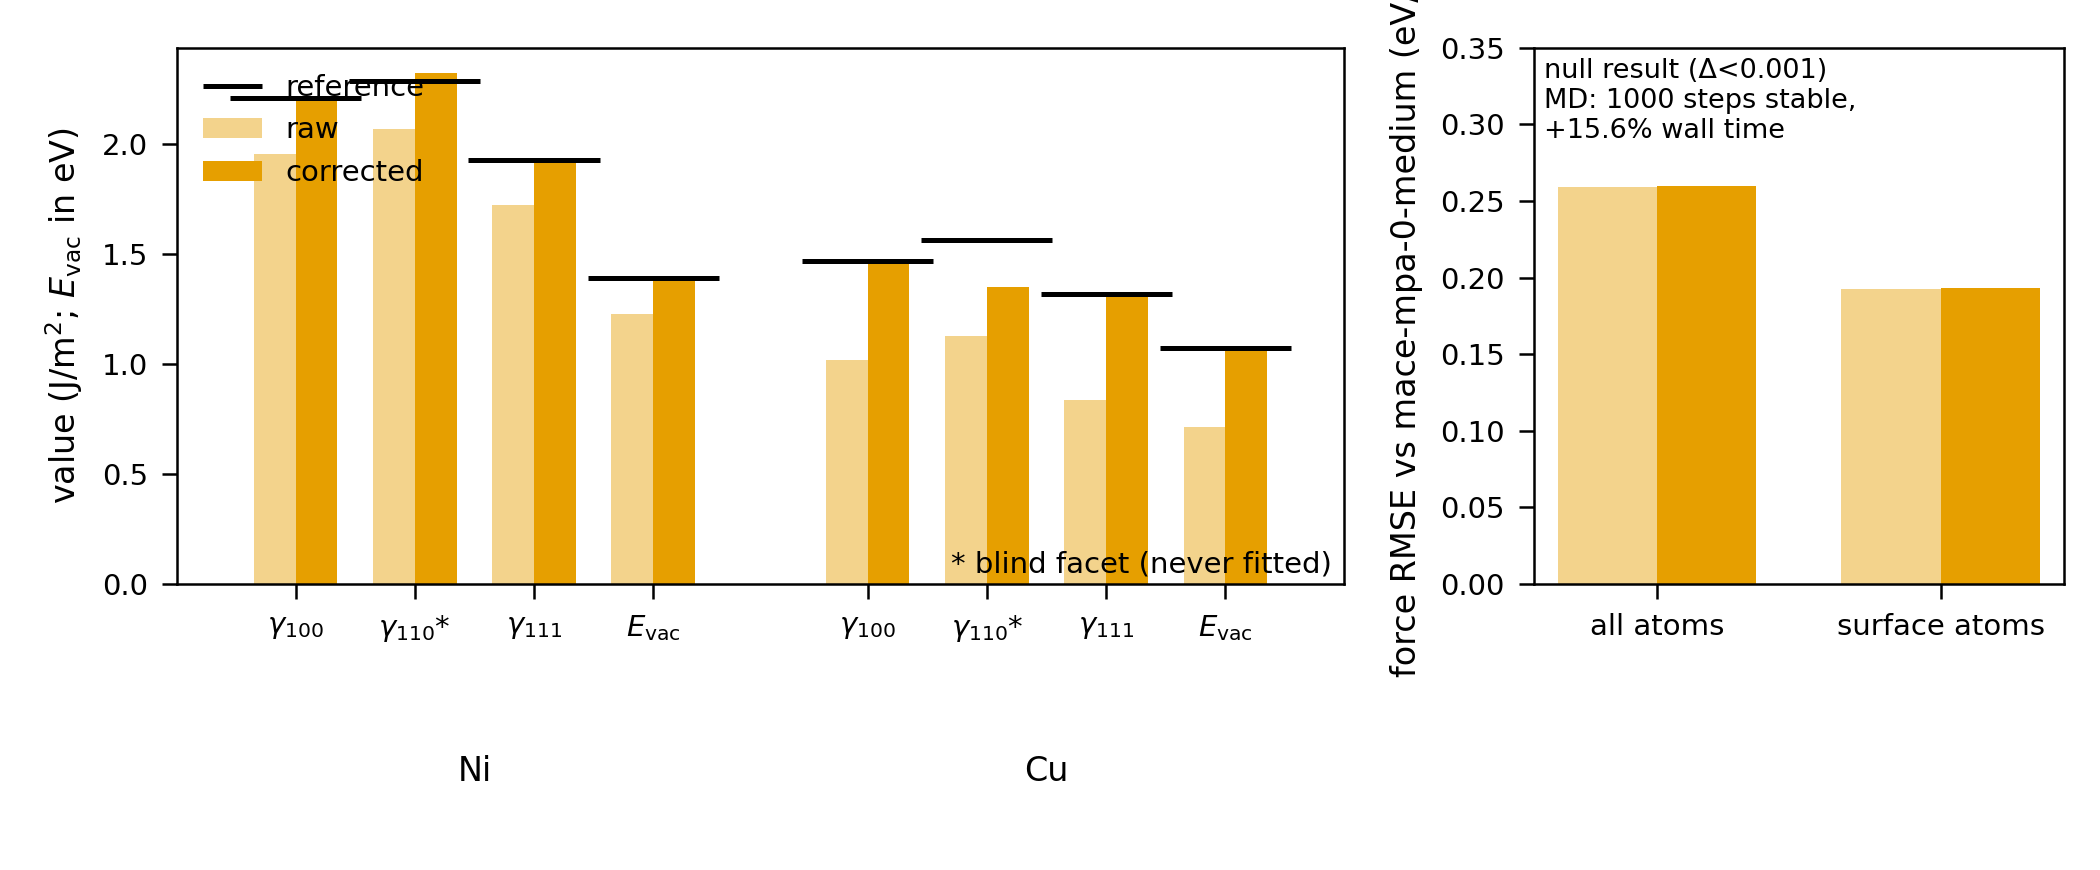

Here is the Python script that generated this plot:
"""Fig 5 — run-time correction experiment, per fig5_SPEC.md.

Panel (a): static corrections for (CHGNet, Ni) and (CHGNet, Cu): raw vs
field-corrected vs reference per property (gamma_110 marked BLIND).
Panel (b): force RMSE vs the MPA-0 proxy, raw vs corrected, surface/all
atoms, with MD sanity annotated. All numbers recomputed from
data/y_matrix_runs/envfield_experiment/report.json; input hash recorded.
"""

from __future__ import annotations

import hashlib
import json
import pathlib

import matplotlib.pyplot as plt
import numpy as np

import common  # figure-pipeline shared style (palette, savefig, manifest)

HERE = pathlib.Path(__file__).resolve().parent
REPORT = HERE.parents[2] / "data" / "y_matrix_runs" / "envfield_experiment" / "report.json"


def main() -> None:
    common.apply_style()
    raw_bytes = REPORT.read_bytes()
    report = json.loads(raw_bytes)
    sha = hashlib.sha256(raw_bytes).hexdigest()

    fig, (ax_a, ax_b) = plt.subplots(
        1, 2, figsize=(7.0, 2.9), gridspec_kw={"width_ratios": [2.2, 1.0]}
    )

    # ---- panel (a): statics -------------------------------------------
    props = ["gamma_100", "gamma_110", "gamma_111", "E_vac"]
    labels = [r"$\gamma_{100}$", r"$\gamma_{110}$*", r"$\gamma_{111}$", r"$E_{\rm vac}$"]
    color = common.MODEL_COLORS["chgnet"]
    n_p = len(props)
    width = 0.35
    for m_idx, mat in enumerate(("Ni", "Cu")):
        block = report["materials"][mat]["properties"]
        xs = np.arange(n_p) + m_idx * (n_p + 0.8)
        raw = [block[p]["raw"] for p in props]
        cor = [block[p]["corrected"] for p in props]
        ref = [block[p]["reference"] for p in props]
        ax_a.bar(xs - width / 2, raw, width, color=color, alpha=0.45,
                 label="raw" if m_idx == 0 else None)
        ax_a.bar(xs + width / 2, cor, width, color=color,
                 label="corrected" if m_idx == 0 else None)
        for x, r in zip(xs, ref):
            ax_a.hlines(r, x - 0.55, x + 0.55, color="black", lw=1.2,
                        label="reference" if m_idx == 0 and x == xs[0] else None)
        ax_a.text(xs.mean(), -0.32, mat, ha="center", va="top",
                  transform=ax_a.get_xaxis_transform(), fontsize=8)
    ax_a.set_xticks(
        np.concatenate([np.arange(n_p), np.arange(n_p) + n_p + 0.8])
    )
    ax_a.set_xticklabels(labels + labels, fontsize=7)
    ax_a.set_ylabel(r"value (J/m$^2$; $E_{\rm vac}$ in eV)", fontsize=8)
    ax_a.legend(fontsize=7, frameon=False, loc="upper left")
    ax_a.text(0.99, 0.02, "* blind facet (never fitted)", ha="right",
              transform=ax_a.transAxes, fontsize=7)

    # ---- panel (b): forces + MD sanity ---------------------------------
    f = report["forces_vs_proxy"]
    groups = ["all atoms", "surface atoms"]
    raw_v = [f["rmse_all_raw"], f["rmse_surface_raw"]]
    cor_v = [f["rmse_all_corrected"], f["rmse_surface_corrected"]]
    xs = np.arange(2)
    ax_b.bar(xs - width / 2, raw_v, width, color=color, alpha=0.45, label="raw")
    ax_b.bar(xs + width / 2, cor_v, width, color=color, label="corrected")
    ax_b.set_xticks(xs)
    ax_b.set_xticklabels(groups, fontsize=7)
    ax_b.set_ylabel(f"force RMSE vs {f['proxy']} (eV/Å)", fontsize=8)
    ax_b.set_ylim(0, max(raw_v) * 1.35)
    md = report["md"]
    ax_b.text(
        0.02, 0.98,
        f"null result (Δ<0.001)\nMD: {md['steps']} steps stable,\n+{md['overhead_pct']}% wall time",
        transform=ax_b.transAxes, fontsize=6.5, va="top",
    )

    fig.tight_layout()
    outputs = common.save_figure(fig, "fig5_correction_experiment")
    manifest_path = HERE / "figures_manifest.json"
    manifest = json.loads(manifest_path.read_text(encoding="utf-8"))
    manifest["fig5_correction_experiment"] = {
        "inputs": {str(REPORT): sha},
        "outputs": outputs,
        "description": "Run-time correction: statics incl. blind facet; force null; MD sanity",
    }
    manifest_path.write_text(json.dumps(manifest, indent=1), encoding="utf-8")


if __name__ == "__main__":
    main()
